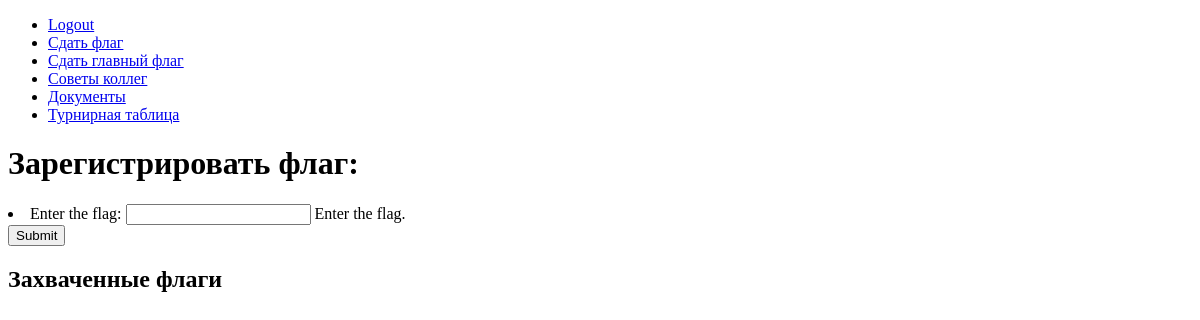
Page /turnir/ (signed in) on the earlier database version.
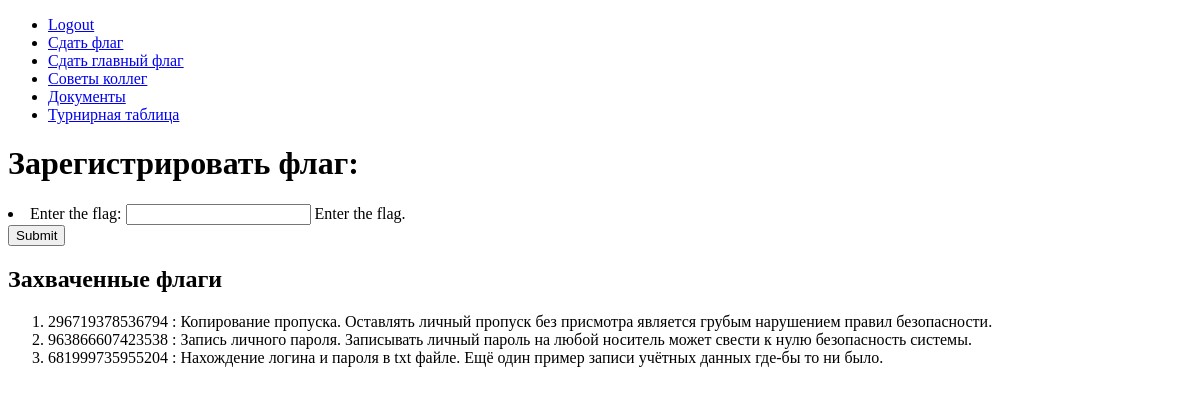
Same page on the later database version.
### turnir/models.py (models this page shows, shortened)
class Flag(models.Model):
    id = models.AutoField(primary_key=True)
    type_id = models.ForeignKey(FlagType, on_delete=models.CASCADE, )
    user_id = models.ForeignKey(User, on_delete=models.CASCADE, )
    hash = models.BigIntegerField(help_text='Enter flag hash')
    captured = models.BooleanField(help_text='Flag is captured', default=False)
    capture_time = models.DateTimeField(help_text='Time of capture')

class FlagType(models.Model):
    id = models.AutoField(primary_key=True)
    description = models.CharField(max_length=150, help_text='Enter flag descr')

### turnir/views.py (the view, shortened to what this page needs)
# urls.py: path('', views.index, name='index'),
def index(request):
    form = RegisterFlagForm()
    captured_flags = Flag.objects.all().filter(user_id=request.user.id, captured=True).values()
    for cf in captured_flags:
        cf['description'] = FlagType.objects.filter(id=cf['type_id_id']).values()[0]['description']
    context = {
        'form': form,
        'cf': captured_flags,
    }
    return render(request, 'index.html', context=context)

### turnir/forms.py (shortened to what this page needs)
class RegisterFlagForm(forms.Form):
    flag_hash = forms.IntegerField(help_text="Enter the flag.", required=True, label="Enter the flag")

### templates/index.html (shortened to what this page needs)
{% extends "base_generic.html" %}
{% block content %}
    <h1>Зарегистрировать флаг:</h1>
    <form action="" method="post">
    {{ form.as_ul }}
    <input type="submit" value="Submit">
  </form>
    <h2>Захваченные флаги</h2>
    <ol>
        {% for x in cf %}
            <li>{{ x.hash }} : {{ x.description }} </li>
        {% endfor %}
    </ol>
{% endblock %}
{% block sidebar %}
    {% load static %}
    <ul>
        <li><a href="{% url 'logout' %}">Logout</a></li>
        <li>
            <a href="{% url 'index' %}">Сдать флаг</a>
        </li>
        <li>
            <a href="{% url 'mainkey' %}">Сдать главный флаг</a>
        </li>
        <li>
            <a href="{% url 'advice' %}">Советы коллег</a>
        </li>
         <li>
            <a href="{% url 'docs' %}">Документы</a>
        </li>
            <li>
            <a href="{% url 'dashboard' %}">Турнирная таблица</a>
            </li>
    </ul>
{% endblock %}

Differences in the rows shown:
now on this page (row edited): Flag: hash "296719378536794", description "Копирование пропуска. Оставлять личный пропуск без присмотра является грубым нарушением правил безопасности."
now on this page (row edited): Flag: hash "963866607423538", description "Запись личного пароля. Записывать личный пароль на любой носитель может свести к нулю безопасность системы."
now on this page (row edited): Flag: hash "681999735955204", description "Нахождение логина и пароля в txt файле. Ещё один пример записи учётных данных где-бы то ни было."
